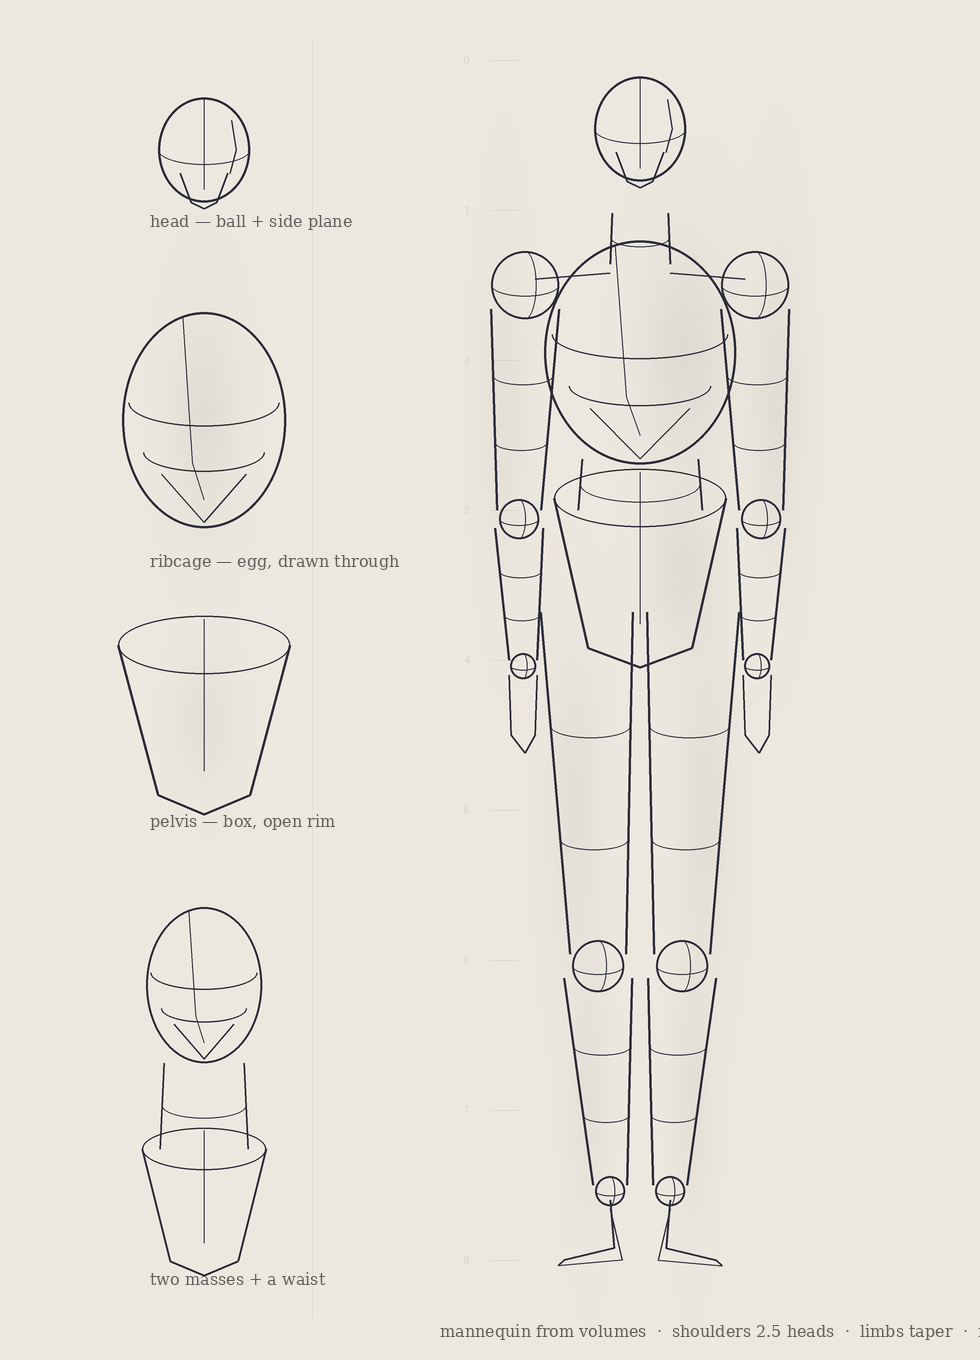

Write Python code to recreate this figure.
"""
VOLUME DRILL (Jordan's office-hours note, 2026-05-30): stop drawing the OUTLINE of a man,
build him from VOLUMES and connect them. Left = the vocabulary (ribcage egg, pelvis box,
head ball — each drawn THROUGH with cross-contours so it reads as a 3D form, not a symbol).
Right = a mannequin from those primitives ONLY (boxes / cylinders / spheres): shoulders
~2.5 heads (not 3+), limbs that TAPER (wide at the joint above -> narrow below), TWO-MASS
torso (ribcage egg + pelvis box separated by a real waist), neck plugging UP into the
ribcage. Clean construction line. No skin outline, no features, no anatomy. Just the forms.
"""
import os, math
import numpy as np
from PIL import Image, ImageDraw, ImageFilter, ImageFont

OUT="/sessions/lucid-charming-babbage/mnt/outputs/loomis"
W,H=980,1360; SC=3
PAPER=np.array([237,232,223],float); GREY=np.array([150,146,138],float)
INKc=(44,44,58); FORM=(150,146,138)
yy,xx=np.mgrid[0:H,0:W].astype(float)
def soft(arr,r): return np.asarray(Image.fromarray((np.clip(arr,0,1)*255).astype(np.uint8)).filter(ImageFilter.GaussianBlur(r)),float)/255.0
def g2(cx,cy,sx,sy,d,ang=0.0):
    ca,sa=np.cos(ang),np.sin(ang); u=((xx-cx)*ca+(yy-cy)*sa)/sx; v=(-(xx-cx)*sa+(yy-cy)*ca)/sy
    return np.exp(-(u*u+v*v))*d

# ---- build the faint form-shadow base FIRST (so masses read solid, lit from upper-left) ----
def base():
    R,U,TOP=640,150,60
    def Y(h): return TOP+h*U
    sh=( g2(R+46,Y(1.95),42,108,0.30)                          # ribcage shadow side
        +g2(R+42,Y(3.4),34,72,0.26)                            # pelvis shadow side
        +g2(R-137,Y(2.3),20,150,0.20)+g2(R+137,Y(2.3),22,150,0.26)   # arms
        +g2(R-66,Y(5.0),24,150,0.22)+g2(R+66,Y(5.0),24,150,0.24)     # thighs
        +g2(R-52,Y(6.9),16,120,0.20)+g2(R+52,Y(6.9),16,120,0.22)     # calves
        +g2(204,420,30,104,0.26)+g2(204,720,26,60,0.20) )      # vocabulary masses
    g=np.clip(soft(sh,6)*0.5,0,1)
    out=np.ones((H,W,3))*PAPER
    out=out*(1-g[...,None])+GREY*g[...,None]
    # head-unit guides + divider
    cim=Image.new("L",(W,H),0); cd=ImageDraw.Draw(cim)
    for h in range(0,9):
        cd.line([(R-150,Y(h)),(R-122,Y(h))],fill=80,width=1); cd.text((R-176,Y(h)-6),str(h),fill=105)
    cd.line([(312,40),(312,1318)],fill=60,width=1)
    ca=np.asarray(cim,float)/255.0
    out=out*(1-(ca*0.55)[...,None]) + GREY*(ca*0.55)[...,None]
    return Image.fromarray(np.clip(out,0,255).astype(np.uint8))

img=base().resize((W*SC,H*SC),Image.LANCZOS)
D=ImageDraw.Draw(img)
def E(cx,cy,rx,ry,w,col=INKc): D.ellipse([(cx-rx)*SC,(cy-ry)*SC,(cx+rx)*SC,(cy+ry)*SC],outline=col,width=max(1,int(w*SC)))
def ARC(cx,cy,rx,ry,a0,a1,w,col=INKc): D.arc([(cx-rx)*SC,(cy-ry)*SC,(cx+rx)*SC,(cy+ry)*SC],a0,a1,fill=col,width=max(1,int(w*SC)))
def CV(pts,w,col=INKc): D.line([(x*SC,y*SC) for x,y in pts],fill=col,width=max(1,int(w*SC)),joint="curve")
def LN(p,q,w,col=INKc): D.line([p[0]*SC,p[1]*SC,q[0]*SC,q[1]*SC],fill=col,width=max(1,int(w*SC)))

# ---------- VOLUME PRIMITIVES (crisp construction) ----------
def cylinder(x0,y0,r0,x1,y1,r1,w=2.4,contours=2):
    CV([(x0-r0,y0),(0.5*(x0-r0)+0.5*(x1-r1),0.5*(y0+y1)),(x1-r1,y1)],w)             # left wall
    CV([(x0+r0,y0),(0.5*(x0+r0)+0.5*(x1+r1),0.5*(y0+y1)),(x1+r1,y1)],w)             # right wall
    for k in range(1,contours+1):
        t=k/(contours+1); cxk=x0+(x1-x0)*t; cyk=y0+(y1-y0)*t; rk=r0+(r1-r0)*t
        ARC(cxk,cyk,rk,rk*0.30,0,180,1.3)                                           # front cross-contour (turns)
def sphere(cx,cy,r,w=2.0):
    E(cx,cy,r,r,w)
    ARC(cx,cy,r,r*0.34,0,180,1.2); ARC(cx,cy,r*0.34,r,-90,90,1.2)                   # h + v cross-contours
def egg(cx,cy,rx,ry,w=2.6,bottomV=True):
    E(cx,cy,rx,ry,w)
    ARC(cx,cy-ry*0.16,rx*0.92,ry*0.22,0,180,1.4); ARC(cx,cy+ry*0.30,rx*0.74,ry*0.18,0,180,1.4)
    CV([(cx-rx*0.26,cy-ry*0.96),(cx-rx*0.14,cy+ry*0.4),(cx,cy+ry*0.74)],1.2)        # centre contour
    if bottomV: CV([(cx-rx*0.52,cy+ry*0.50),(cx,cy+ry*0.95),(cx+rx*0.52,cy+ry*0.50)],1.5)  # rib arch
def pelvis_box(cx,cy,topw,botw,h,w=2.6):
    tT=cy-h/2; tB=cy+h/2
    CV([(cx-topw,tT),(cx-botw,tB)],w); CV([(cx+topw,tT),(cx+botw,tB)],w)
    CV([(cx-botw,tB),(cx,tB+h*0.13),(cx+botw,tB)],w)                                # pubic arch
    E(cx,tT,topw,topw*0.34,1.6)                                                     # open rim (3D bucket)
    CV([(cx,tT-topw*0.30),(cx,tB-h*0.16)],1.1)                                      # centre contour
    return (cx-topw*0.62,cy+h*0.26),(cx+topw*0.62,cy+h*0.26)
def head_ball(cx,cy,r,w=2.6):
    E(cx,cy,r,r*1.14,w)                                                             # cranial ball
    CV([(cx+r*0.60,cy-r*0.64),(cx+r*0.70,cy),(cx+r*0.56,cy+r*0.52)],1.5)            # SIDE-PLANE cut
    ARC(cx,cy,r,r*0.32,0,180,1.3)                                                   # brow cross-contour
    CV([(cx,cy-r*1.14),(cx,cy+r*0.86)],1.1)                                         # centre line
    CV([(cx-r*0.52,cy+r*0.5),(cx-r*0.28,cy+r*1.14),(cx,cy+r*1.28)],1.7)             # jaw wedge L
    CV([(cx+r*0.52,cy+r*0.5),(cx+r*0.28,cy+r*1.14),(cx,cy+r*1.28)],1.7)             # jaw wedge R

# =================== LEFT: THE VOCABULARY ===================
L=204
head_ball(L,150,46)
egg(L,420,82,108)
pelvis_box(L,720,86,46,150)
egg(L,985,58,78,w=2.2); pelvis_box(L,1205,62,34,112,w=2.2)
cylinder(L,1063,40,L,1149,44,w=1.8,contours=1)                                      # the waist BETWEEN the two masses

# =================== RIGHT: THE MANNEQUIN ===================
R=640; U=150; TOP=60
def Y(h): return TOP+h*U
HW=46
head_ball(R,Y(0.46),HW)
cylinder(R,Y(1.02),28,R,Y(1.36),30,w=2.2,contours=1)                                # neck -> plugs into ribcage
rc_cx,rc_cy,rc_rx,rc_ry=R,Y(1.95),96,112
egg(rc_cx,rc_cy,rc_rx,rc_ry)
SHW=115                                                                             # shoulders = 2.5 heads
CV([(R-30,Y(1.42)),(R-SHW+10,Y(1.46))],1.9); CV([(R+30,Y(1.42)),(R+SHW-10,Y(1.46))],1.9)  # clavicle yoke
sphere(R-SHW,Y(1.5),34); sphere(R+SHW,Y(1.5),34)                                    # deltoids
cylinder(R,Y(2.66),58,R,Y(3.0),62,w=2.2,contours=1)                                 # WAIST (narrow connector)
hipL,hipR=pelvis_box(R,Y(3.42),86,52,150)
for s,sx in ((-1,R-SHW),(1,R+SHW)):                                                 # ARMS taper
    elx=sx+s*6; wrx=sx+s*2
    cylinder(sx,Y(1.66),34,elx,Y(3.0),22); sphere(elx,Y(3.06),20)
    cylinder(elx,Y(3.12),24,wrx,Y(4.0),14); sphere(wrx,Y(4.04),13)
    CV([(wrx-14,Y(4.1)),(wrx-12,Y(4.5)),(wrx+2,Y(4.62))],1.7); CV([(wrx+14,Y(4.1)),(wrx+12,Y(4.5)),(wrx+2,Y(4.62))],1.7)
for s,(hx,hy) in ((-1,hipL),(1,hipR)):                                              # LEGS taper
    kx=R+s*42; ax=R+s*30
    cylinder(hx,hy,46,kx,Y(5.96),28); sphere(kx,Y(6.04),26)
    cylinder(kx,Y(6.12),34,ax,Y(7.5),17); sphere(ax,Y(7.54),15)
    CV([(ax,Y(7.6)),(ax-s*4,Y(7.92)),(ax+s*46,Y(8.0)),(ax+s*52,Y(8.04))],2.1)
    CV([(ax,Y(7.66)),(ax-s*12,Y(8.0)),(ax+s*52,Y(8.04))],1.6)

img=img.resize((W,H),Image.LANCZOS)
dd=ImageDraw.Draw(img)
try: f=ImageFont.truetype("/usr/share/fonts/truetype/dejavu/DejaVuSerif.ttf",16)
except: f=ImageFont.load_default()
for tx,ty,s_ in [(150,212,"head — ball + side plane"),(150,552,"ribcage — egg, drawn through"),
                 (150,812,"pelvis — box, open rim"),(150,1270,"two masses + a waist"),
                 (440,1322,"mannequin from volumes  ·  shoulders 2.5 heads  ·  limbs taper  ·  neck into ribcage")]:
    dd.text((tx,ty),s_,fill=(96,94,90),font=f)
os.makedirs(OUT,exist_ok=True); img.save(f"{OUT}/the_man_volumes.png"); print("done")
